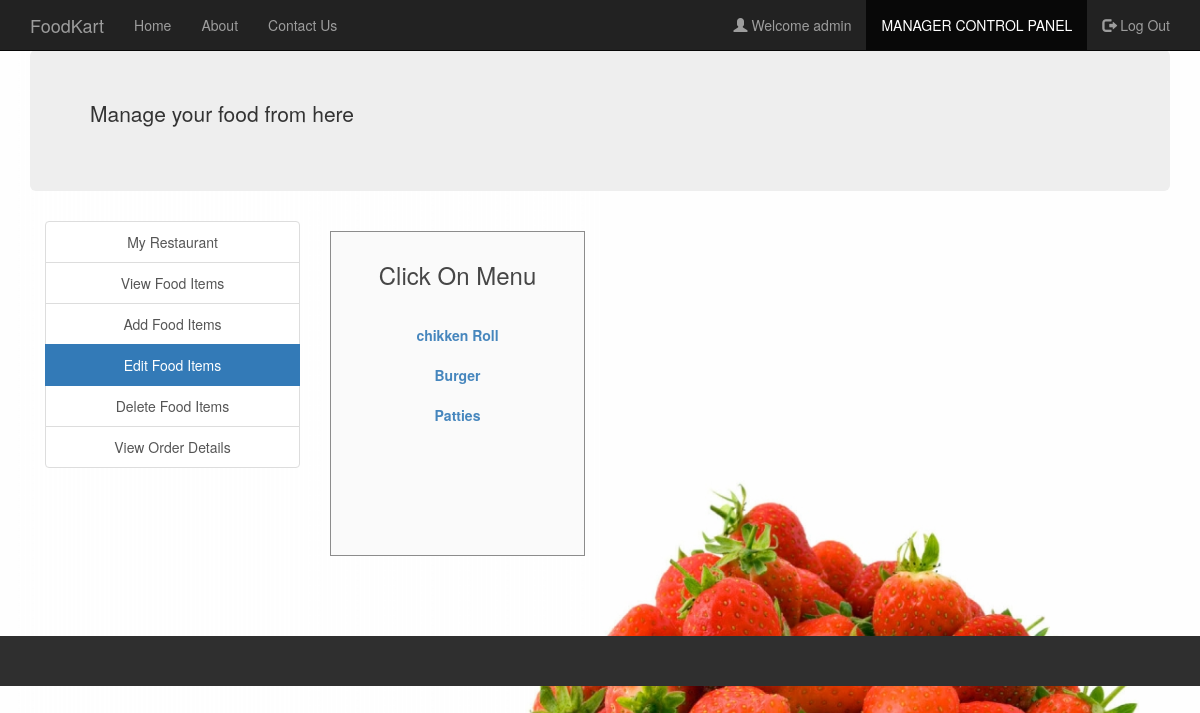
The page /edit_food_items.php (signed in) on the database its author committed.
### tables this page shows
CREATE TABLE `manager` (
  `username` varchar(30) NOT NULL,
  `fullname` varchar(30) NOT NULL,
  `email` varchar(30) NOT NULL,
  `contact` varchar(30) NOT NULL,
  `address` varchar(50) NOT NULL,
  `password` varchar(30) NOT NULL
);

CREATE TABLE `food` (
  `F_ID` int(30) NOT NULL,
  `name` varchar(30) NOT NULL,
  `price` int(30) NOT NULL,
  `description` varchar(200) NOT NULL,
  `R_ID` int(30) NOT NULL,
  `images_path` varchar(200) NOT NULL
);

### session_m.php (called while the page is built, shortened)
<?php
$conn = Connect();
$user_check=$_SESSION['login_user1'];
$query = "SELECT username FROM MANAGER WHERE username = '$user_check'";
$ses_sql = mysqli_query($conn, $query);
$row = mysqli_fetch_assoc($ses_sql);
$login_session =$row['username'];
?>

### edit_food_items.php (the view, shortened to what this page needs)
<?php
include('session_m.php');
?>
<!DOCTYPE html>
<html>
  <head>
  </head>
  <link rel="stylesheet" type = "text/css" href ="css/edit_food_items.css">
  <link rel="stylesheet" type = "text/css" href ="css/bootstrap.min.css">
  <body>
    <nav class="navbar navbar-inverse navbar-fixed-top navigation-clean-search" role="navigation">
      <div class="container">
        <div class="navbar-header">
          <a class="navbar-brand" href="index.php">FoodKart</a>
        </div>
        <div class="collapse navbar-collapse " id="myNavbar">
          <ul class="nav navbar-nav">
            <li><a href="index.php">Home</a></li>
            <li><a href="aboutus.php">About</a></li>
            <li><a href="contactus.php">Contact Us</a></li>
          </ul>
          <ul class="nav navbar-nav navbar-right">
            <li><a href="#"><span class="glyphicon glyphicon-user"></span> Welcome <?php echo $login_session; ?> </a></li>
            <li class="active"> <a href="managerlogin.php">MANAGER CONTROL PANEL</a></li>
            <li><a href="logout_m.php"><span class="glyphicon glyphicon-log-out"></span> Log Out </a></li>
          </ul>
        </div>
      </div>
    </nav>
<div class="container">
    <div class="jumbotron">
    <marquee><p>Manage your food from here</p></marquee>
    </div>
    </div>
<div class="container">
    	<div class="col-xs-3" style="text-align: center;">
    	<div class="list-group">
    		<a href="myrestaurant.php" class="list-group-item ">My Restaurant</a>
    		<a href="view_food_items.php" class="list-group-item ">View Food Items</a>
    		<a href="add_food_items.php" class="list-group-item ">Add Food Items</a>
    		<a href="edit_food_items.php" class="list-group-item active">Edit Food Items</a>
    		<a href="delete_food_items.php" class="list-group-item ">Delete Food Items</a>
        <a href="view_order_details.php" class="list-group-item ">View Order Details</a>
    	</div>
    </div>
<div class="col-xs-3">
  <div class="form-area" style="padding: 10px 10px 110px 10px; ">
    <div style="text-align: center;">
      <h3>Click On Menu <br><br></h3>
    </div>
    <?php
    $query = mysqli_query($conn, "SELECT * FROM food f WHERE f.R_ID IN (SELECT r.R_ID FROM RESTAURANTS r WHERE r.M_ID='$user_check') ORDER BY F_ID");
    while ($row = mysqli_fetch_array($query)) {
      ?>
      <div class="list-group" style="text-align: center;">
        <?php
      echo "<b><a href='edit_food_items.php?update= {$row['F_ID']}'>{$row['name']}</a></b>";
        ?>
      </div>
    <?php
    }
    ?>
  </div>
</div>
</div>
  </body>
<br>
  <footer class="container-fluid bg-4 text-center">
  <br>
  <br>
  </footer>
</html>

### css/edit_food_items.css (style rules this page uses)
body,html { height: 100%; }
body { padding-top: 50px; background-image: url('headerimg2.jpg'); background-repeat: repeat; background-size: 100%; }
.bg-4 { background-color: #2f2f2f; color: #ffffff; }
footer { display: block; }
.form-area { background-color: #FAFAFA; padding: 10px 40px 60px; margin: 10px 0px 60px; border: 1px solid GREY; opacity:0.9; }

### rows shown on the page
manager: username "admin"
food: name "chikken Roll"
food: name "Burger"
food: name "Patties"
